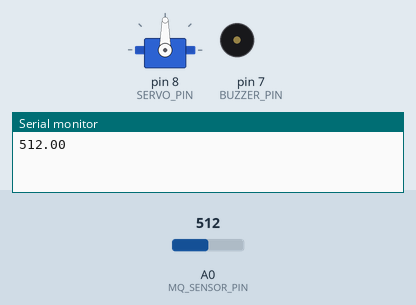
Simulated run of this sketch. Board: Arduino Uno, built with avr-gcc and run on an emulated ATmega328P. On the bench: servo, buzzer (waves = sounding), the last lines printed to the serial monitor. The inputs (shaded band) are chosen by the test bench; at power-on: A0 (MQ_SENSOR_PIN) = 512.

Above: at 0.9 s.
2.6 s: A0 (MQ_SENSOR_PIN) set to 101
6.1 s: A0 (MQ_SENSOR_PIN) set to 87
At 9.1 s:
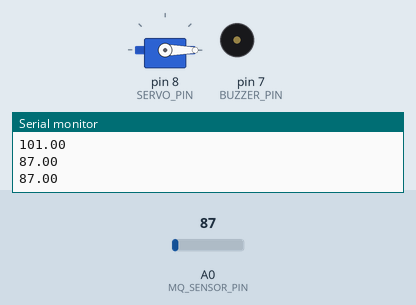
11.1 s: A0 (MQ_SENSOR_PIN) set to 105
At 13.1 s:
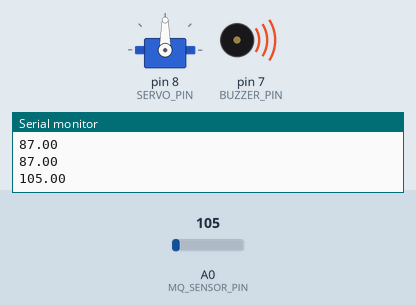
16.5 s: A0 (MQ_SENSOR_PIN) set to 85
At 18.43 s:
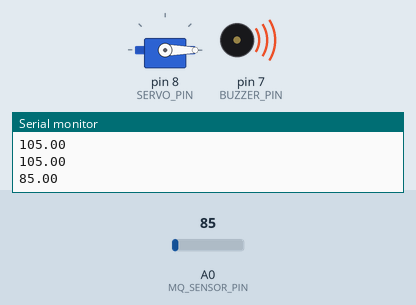
Timing chart, 0 to 22.8 s (numbered marks = the images above; inputs shaded):
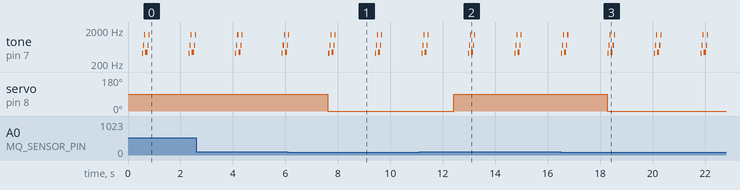

Measured:
- the behaviour switches between 95 and 94 on A0 (MQ_SENSOR_PIN) (found by bisection; images 0 and 1)
- after the input at 6.1 s, servo on pin 8 (SERVO_PIN): 90° → 0° after 1.5 s
- after the input at 11.1 s, servo on pin 8 (SERVO_PIN): 0° → 90° after 1.3 s
- after the input at 16.5 s, servo on pin 8 (SERVO_PIN): 90° → 0° after 1.8 s
- by itself, tone on pin 7 (BUZZER_PIN): repeats every 1.8 s: 701 Hz 0.04 s, 1473 Hz 0.04 s, 447 Hz 0.08 s, 724 Hz 0.04 s, 1473 Hz 0.04 s, silent 1.5 s, 419 Hz 0.04 s

The sketch:

nxp.ino
```cpp
#include <Servo.h>

#define MQ_SENSOR_PIN A0
#define SERVO_PIN 8
#define BUZZER_PIN 7

Servo myservo;
bool servoWriteFlag = false;
const int thresholdValue = 95;

int length = 9;
char notes[] = "cega cega";
//int beats[] = { 1, 1, 2, 1, 1, 2, 1, 1, 1, 1, 4, 1, 1, 1, 1, 1, 1, 1, 1, 1, 1, 1, 1, 1, 2, 2};
int beats[] = { 1, 1, 1, 1, 1, 1, 1, 1, 1,1, 1, 1, 1, 1, 1, 1, 1, 1, 1, 1, 1, 1, 1, 1, 1, 1};

int tempo = 20;
void playTone(int tone, int duration) {
  for (long i = 0; i < duration * 1000L; i += tone * 2) {
    digitalWrite(BUZZER_PIN, HIGH);
    delayMicroseconds(tone);
    digitalWrite(BUZZER_PIN, LOW);
    delayMicroseconds(tone);
  }
}
void playNote(char note, int duration) {
  char names[] = { 'c', 'd', 'e', 'f', 'g', 'a', 'b', 'C' };
//  int tones[] = { 1915, 1700, 1519, 1432, 1275, 1136, 1014, 956 };
  int tones[] = { 1115, 900, 719, 632, 475, 336, 214,156};

  // play the tone corresponding to the note name
  for (int i = 0; i < 8; i++) {
    if (names[i] == note) {
      playTone(tones[i], duration);
    }
  }
}


void setup() {
  Serial.begin(9600);
  pinMode(MQ_SENSOR_PIN, INPUT);
  pinMode(BUZZER_PIN, OUTPUT);
  myservo.attach(SERVO_PIN);
}

void loop() {
  // read the sensor value
  float analogReading = analogRead(MQ_SENSOR_PIN);

  // debug
  Serial.println(analogReading);

  // servo logic
  if (!servoWriteFlag && analogReading > thresholdValue) {
    myservo.write(90);
    servoWriteFlag = true;
  }
  delay(500);
  if (servoWriteFlag && analogReading < thresholdValue) {
    myservo.write(0);
    servoWriteFlag = false;
  }

  // buzzer logic
    for (int i = 0; i < length; i++) {
    if (notes[i] == ' ') {
      delay(beats[i] * tempo); // rest
    } else {
      playNote(notes[i], beats[i] * tempo);
    }

    // pause between notes
    delay(tempo / 2);
  }

  delay(1000);
}
```
